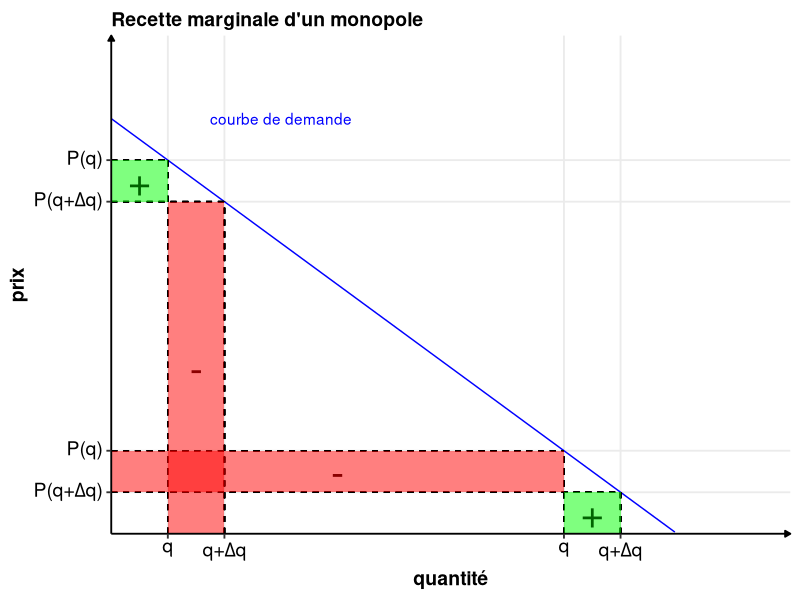
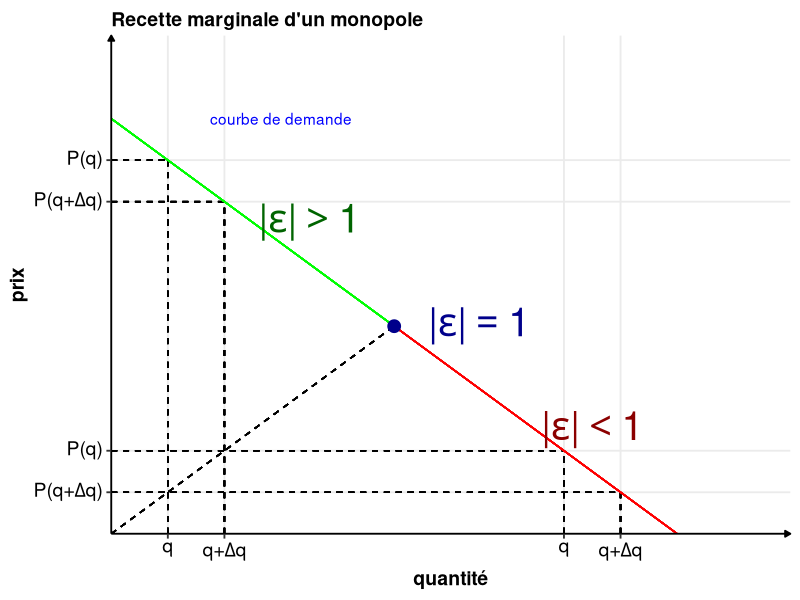

Generate these figures, in order, with R:
## ---- chunk 1
knitr::opts_chunk$set(echo = F, warning = F)
## ---- chunk 2
library(ggplot2)
theme_perso <- function(base_size = 14) {
    theme_bw(base_size = base_size) %+replace%
        theme(
      # L'ensemble de la figure
      plot.title = element_text(size = rel(1), face = "bold", margin = margin(0,0,5,0), hjust = 0),
      # Zone où se situe le graphique
      panel.grid.minor = element_blank(),
      panel.border = element_blank(),
      # Les axes
      axis.title = element_text(size = rel(1), face = "bold"),
      axis.text = element_text(size = rel(1), face = "bold"),
      axis.line = element_line(color = "black", arrow = arrow(length = unit(0.3, "lines"), type = "closed")),
      # La légende
      legend.title = element_text(size = rel(1), face = "bold"),
      legend.text = element_text(size = rel(1), face = "bold"),
      legend.key = element_rect(fill = "transparent", colour = NA),
      legend.key.size = unit(1.5, "lines"),
      legend.background = element_rect(fill = "transparent", colour = NA),
      # Les étiquettes dans le cas d'un facetting
      strip.background = element_rect(fill = "#17252D", color = "#17252D"),
      strip.text = element_text(size = rel(1), face = "bold", color = "white", margin = margin(5,0,5,0))
    )
}

theme_set(theme_perso())
## ---- chunk 3

x=seq(0, 1, length=11)
df <- data.frame(x)

D <- function(q){1-q}

lab1 <-expression("P(q+"*Delta*'q)')
lab2 <-expression("q+"*Delta*'q')

S1 = data.frame(x = c(0, 0.1), y = c(0.9, 0.9))
S2 = data.frame(x = c(0.1, 0.2), y = c(0.8, 0.8))
S3 = data.frame(x = c(0, 0.8), y = c(0.2, 0.2))
S4 = data.frame(x = c(0.8, 0.9), y = c(0.1, 0.1))

p <- ggplot(df, aes(x=x)) +
    stat_function(fun=function(x) D(x), colour = "blue") +
    scale_y_continuous(expand = c(0, 0), breaks = c(0.1, 0.2, 0.8, 0.9), labels = c(lab1, 'P(q)', lab1, 'P(q)'), limits = c(0, 1.2)) +
    scale_x_continuous(expand = c(0, 0), breaks = c(0.1, 0.2, 0.8, 0.9),  labels = c('q', lab2, 'q', lab2), limits = c(0, 1.2)) +
    labs(x="quantité", y = "prix", title="Recette marginale d'un monopole") +
    annotate("text", x = 0.3, y = 1, label ="courbe de demande", colour = "blue") +
    geom_segment(x=0.9, y=0, xend = 0.9, yend = 0.1, linetype="dashed") +
    geom_segment(x=0.8, y=0, xend = 0.8, yend = 0.2, linetype="dashed") +
    geom_segment(x=0.2, y=0, xend = 0.2, yend = 0.8, linetype="dashed") +
    geom_segment(x=0.1, y=0, xend = 0.1, yend = 0.9, linetype="dashed") +
    geom_segment(x=0, y = 0.9, xend = 0.1, yend = 0.9, linetype="dashed") +
    geom_segment(x=0, y = 0.8, xend = 0.2, yend = 0.8, linetype="dashed") +
    geom_segment(x=0, y = 0.2, xend = 0.8, yend = 0.2, linetype="dashed") +
    geom_segment(x=0, y = 0.1, xend = 0.9, yend = 0.1, linetype="dashed")

## ---- chunk 4
p1 <- p

p1 + geom_ribbon(data = S1, aes(x=x, ymin=0.8, ymax = y), fill="green", alpha = 0.5) +
    geom_ribbon(data = S2, aes(x=x, ymin=0, ymax = y), fill="red", alpha = 0.5) +
    geom_ribbon(data = S3, aes(x=x, ymin=0.1, ymax = y), fill="red", alpha = 0.5) +
    geom_ribbon(data = S4, aes(x=x, ymin=0, ymax = y), fill="green", alpha = 0.5) +
  annotate("text", x=0.05, y=0.85, label="+", colour="darkgreen", size = rel(10)) +
  annotate("text", x=0.4, y=0.15, label="-", colour="darkred", size = rel(10)) +
  annotate("text", x=0.15, y=0.4, label="-", colour="darkred", size = rel(10)) +
  annotate("text", x=0.85, y=0.05, label="+", colour="darkgreen", size = rel(10))
## ---- chunk 5
p2 <- p;

lab1 = expression('|'*epsilon*'|'>1)
lab2 = expression('|'*epsilon*'|'<1)
lab3 = expression('|'*epsilon*'|'==1)


p2 + geom_segment(x=0, y=0, xend = 0.5, yend = 0.5, linetype="dashed") +
  geom_segment(x=0, y=1, xend = 0.5, yend = 0.5, colour="green") +
    geom_segment(x=1, y=0, xend = 0.5, yend = 0.5, colour="red") +
  annotate("text", x=0.35, y=0.75, label=lab1, size = 10, colour="darkgreen") +
  annotate("text", x=0.85, y=0.25, label=lab2, size = 10, colour="darkred") +
  annotate("text", x=0.65, y=0.5, label=lab3, size = 10, colour="darkblue") +
  annotate("point", x=0.5, y=0.5, label=lab3, size = 4, colour="darkblue")
